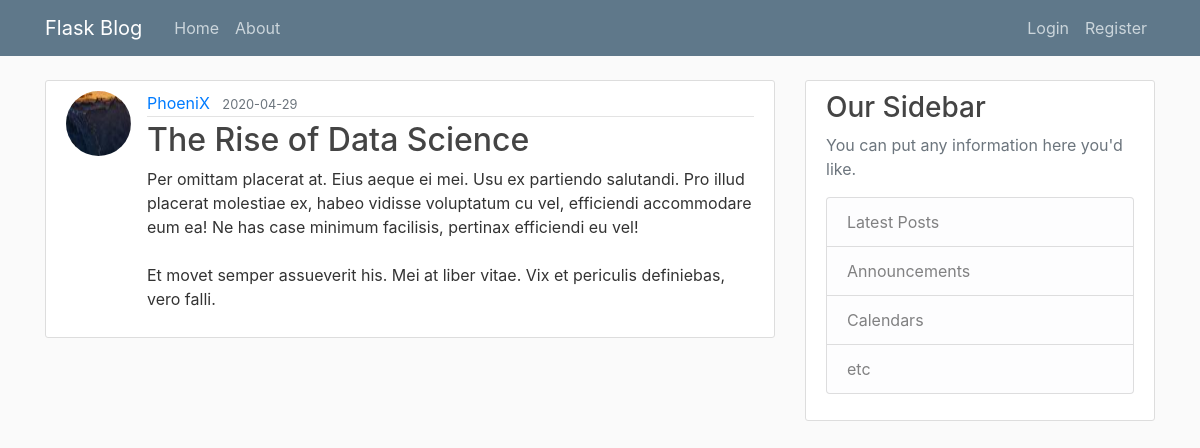
Screenshot of /post/21 with the database file from the repository.
### flask_blog/models.py (models this page shows, shortened)
class User(db.Model, UserMixin):
    id = db.Column(db.Integer, primary_key=True)
    username = db.Column(db.String, unique=True, nullable = False)
    email = db.Column(db.String, unique = True, nullable = False)
    image_file = db.Column(db.String, nullable = False, default="default.jpg")
    password = db.Column(db.String, nullable = False)
    posts = db.relationship('Post', backref="author", lazy=True)

class Post(db.Model):
    id = db.Column(db.Integer, primary_key=True)
    title = db.Column(db.String, nullable = False)
    date_posted = db.Column(db.DateTime, nullable = False, default = datetime.utcnow)
    content = db.Column(db.Text, nullable = False)
    author_id = db.Column(db.Integer, db.ForeignKey('user.id'), nullable=False)

### flask_blog/routes.py (the view)
@app.route("/post/<int:post_id>")
def post(post_id):
    post = Post.query.get_or_404(post_id)
    return render_template("post.html", post=post)

### flask_blog/templates/post.html (shortened to what this page needs)
{% extends "base.html" %}
{% block content %}
    <article class="media content-section">
        <img class="rounded-circle article-img" src="{{ url_for('static', filename='profile_pic/'+ post.author.image_file) }}" alt="">
        <div class="media-body">
            <div class="article-metadata">
            <a class="mr-2" href="#">{{ post.author.username }}</a>
            <small class="text-muted">{{ post.date_posted.strftime('%Y-%m-%d') }}</small>
            </div>
            <h2 class="article-title">{{ post.title }}</h2>
            <p class="article-content">{{ post.content }}</p>
        </div>
    </article>
{% endblock content %}

### flask_blog/static/main.css (style rules this page uses)
body { background: #fafafa; color: #333333; margin-top: 5rem; }
h1, h2, h3, h4, h5, h6 { color: #444444; }
.content-section { background: #ffffff; padding: 10px 20px; border: 1px solid #dddddd; border-radius: 3px; margin-bottom: 20px; }
.article-title { color: #444444; }
.article-content { white-space: pre-line; }
.article-img { height: 65px; width: 65px; margin-right: 16px; }
.article-metadata { padding-bottom: 1px; margin-bottom: 4px; border-bottom: 1px solid #e3e3e3 }

### rows the page displays
User: image_file (picture), author.username "PhoeniX"
Post: date_posted "2020-04-29", title "The Rise of Data Science", content "Per omittam placerat at. Eius aeque ei mei. Usu ex partiendo salutandi. Pro illud placerat molestiae ex, habeo vidisse voluptatum cu vel, efficiendi accommodare eum ea! Ne has case minimum facilisis, pertinax efficiendi eu vel! Et movet semper assueverit his. Mei at liber vitae. Vix et periculis definiebas, vero falli."
